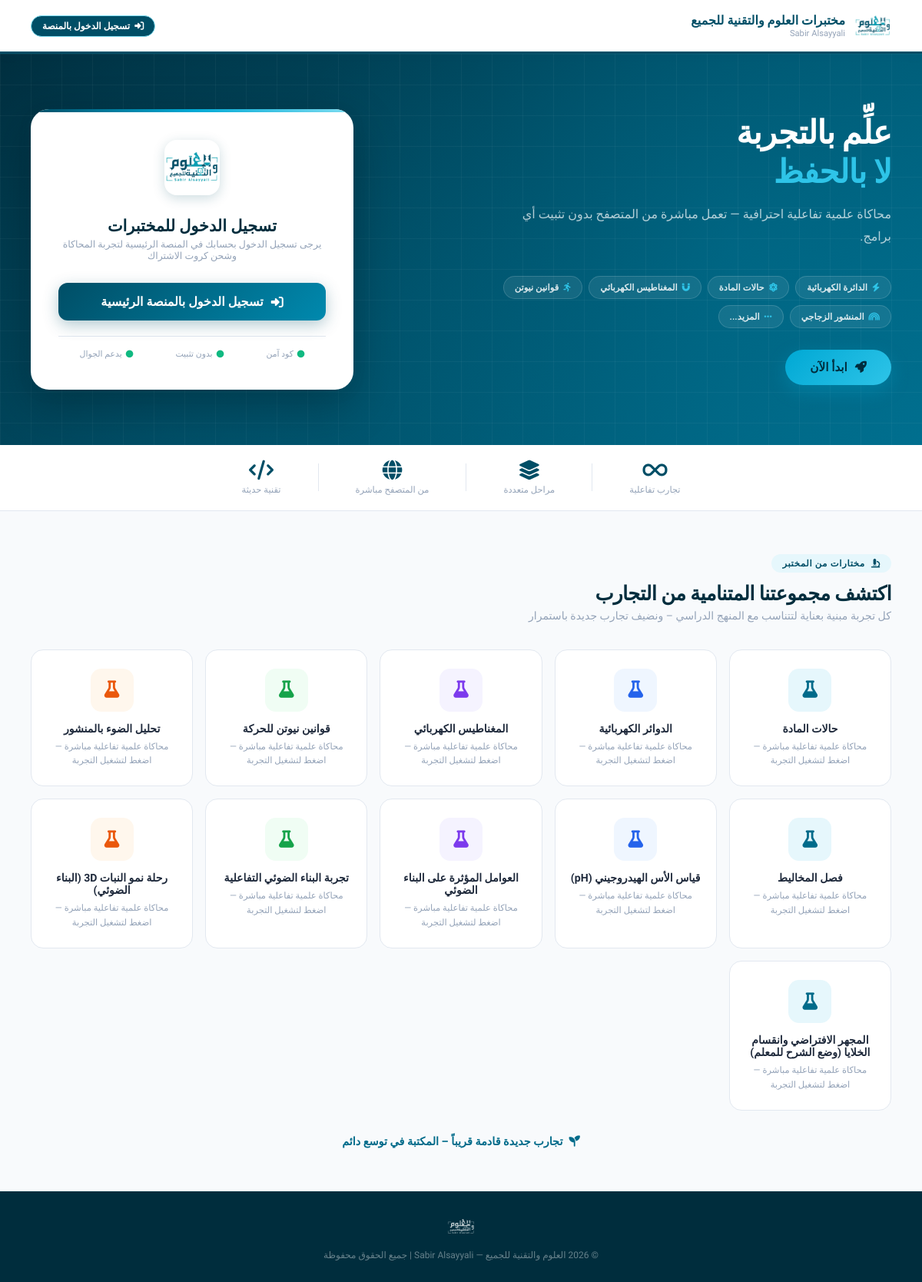
Before: / with the older database file.
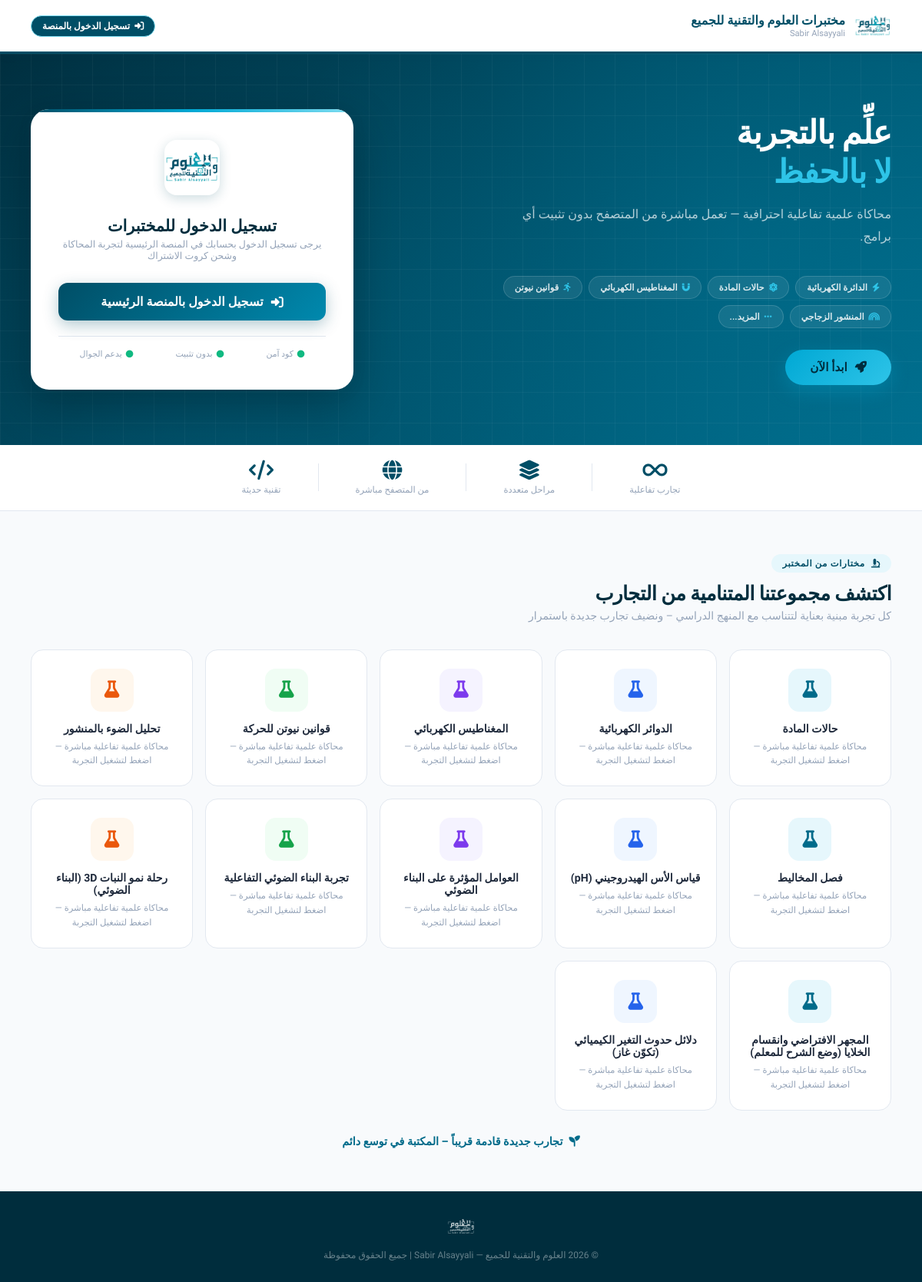
After: the same page with the newer database file.
### tables this page shows
CREATE TABLE IF NOT EXISTS `experiments` (
  `id` int(11) NOT NULL AUTO_INCREMENT,
  `code_name` varchar(50) NOT NULL,
  `title` varchar(100) NOT NULL,
  `page_url` varchar(100) NOT NULL,
  `image_url` varchar(255) DEFAULT NULL,
  `is_active` tinyint(4) DEFAULT 1 COMMENT '1=نشطة, 0=معطلة, 2=قيد التنفيذ/قريباً',
  `created_at` timestamp NOT NULL DEFAULT current_timestamp(),
  PRIMARY KEY (`id`),
  UNIQUE KEY `code_name` (`code_name`)
);

### functions.php (called while the page is built, shortened)
<?php
require_once __DIR__ . '/config.php';
function getAllExperiments($active_only = false) {
    global $conn;
    $query = "SELECT * FROM experiments";
    $query .= " ORDER BY id ASC";
    $result = mysqli_query($conn, $query);
    return $result ? $result->fetch_all(MYSQLI_ASSOC) : [];
}

### index.php (the view, shortened to what this page needs)
<?php
require_once 'config.php';
require_once 'functions.php';
$user_id = $_SESSION['user_id'] ?? $_SESSION['user']['id'] ?? null;
$user_name = $_SESSION['user_name'] ?? $_SESSION['user']['name'] ?? 'المعلم';
$user_days_left = 0;
?>
<!DOCTYPE html>
<html lang="ar" dir="rtl">
<head>
    <link rel="stylesheet" href="https://cdnjs.cloudflare.com/ajax/libs/font-awesome/6.4.0/css/all.min.css">
</head>
<body>
<header class="site-header">
    <a href="index.php" class="header-logo">
        <img src="logo2.png" alt="العلوم والتقنية للجميع">
        <div class="header-brand">
            <div class="header-brand-name"> مختبرات العلوم والتقنية للجميع </div>
            <div class="header-brand-sub">Sabir Alsayyali</div>
        </div>
    </a>
    <div style="display: flex; align-items: center; gap: 10px; flex-wrap: wrap;">
        <?php if ($user_id): ?>
            <a href="my-experiments.php" class="header-badge" style="text-decoration: none; background: #dcfce7; color: #166534; border-color: #86efac;">
                <i class="fas fa-user-check"></i>
                <span>أهلاً بك أستاذ <?=htmlspecialchars($user_name)?></span>
            </a>
            <div class="header-badge" style="background: #fef3c7; color: #92400e; border-color: #fcd34d; font-weight: 800;">
                <i class="fas fa-clock"></i>
                <span>الرصيد: <strong><?=htmlspecialchars($user_days_left)?></strong> يوم</span>
            </div>
            <a href="#rechargeSection" class="header-badge" style="text-decoration: none; background: var(--teal-800); color: white; border-color: var(--teal-700);">
                <i class="fas fa-bolt"></i>
                <span>شحن رصيد</span>
            </a>
        <?php else: ?>
            <a href="https://sabir511-platform.vercel.app/auth/login" class="header-badge" style="text-decoration: none; background: var(--teal-800); color: white;">
                <i class="fas fa-sign-in-alt"></i>
                <span>تسجيل الدخول بالمنصة</span>
            </a>
        <?php endif; ?>
    </div>
</header>
<section class="hero">
    <div class="hero-inner">
        <div class="hero-content">
            <h1 class="hero-title">
                علِّم بالتجربة<br>
                <span>لا بالحفظ</span>
            </h1>
            <p class="hero-desc">
                محاكاة علمية تفاعلية احترافية — تعمل مباشرة من المتصفح بدون تثبيت أي برامج.
            </p>
            <div class="hero-pills">
                <div class="hpill"><i class="fas fa-bolt"></i> الدائرة الكهربائية</div>
                <div class="hpill"><i class="fas fa-atom"></i> حالات المادة</div>
                <div class="hpill"><i class="fas fa-magnet"></i> المغناطيس الكهربائي</div>
                <div class="hpill"><i class="fas fa-running"></i> قوانين نيوتن</div>
                <div class="hpill"><i class="fas fa-rainbow"></i> المنشور الزجاجي</div>
                <div class="hpill"><i class="fas fa-ellipsis"></i> المزيد...</div>
            </div>
            <button type="button" class="btn-start-now" onclick="openPackagesModal()">
                <i class="fas fa-rocket"></i>
                <span>ابدأ الآن</span>
            </button>
        </div>
        <div class="login-card" id="loginSection">
            <div class="card-logo-wrap">
                <img src="logo2.png" alt="logo">
            </div>
            <div class="card-title">تسجيل الدخول للمختبرات</div>
            <div class="card-sub">يرجى تسجيل الدخول بحسابك في المنصة الرئيسية لتجربة المحاكاة وشحن كروت الاشتراك</div>
            <div style="margin-top: 24px; text-align: center;">
                <a href="https://sabir511-platform.vercel.app/auth/login" class="btn-enter" style="text-decoration: none;">
                    <i class="fas fa-sign-in-alt"></i>
                    <span>تسجيل الدخول بالمنصة الرئيسية</span>
                </a>
            </div>
            <div class="card-footer">
                <div class="cfbadge"><i class="fas fa-circle"></i> كود آمن</div>
                <div class="cfbadge"><i class="fas fa-circle"></i> بدون تثبيت</div>
                <div class="cfbadge"><i class="fas fa-circle"></i> يدعم الجوال</div>
            </div>
        </div>
    </div>
</section>
<div class="stats-strip">
    <div class="stats-inner">
        <div class="stat-item">
            <div class="stat-num"><i class="fas fa-infinity"></i></div>
            <div class="stat-lbl">تجارب تفاعلية</div>
        </div>
        <div class="stat-item">
            <div class="stat-num"><i class="fas fa-layer-group"></i></div>
            <div class="stat-lbl">مراحل متعددة</div>
        </div>
        <div class="stat-item">
            <div class="stat-num"><i class="fas fa-globe"></i></div>
            <div class="stat-lbl">من المتصفح مباشرة</div>
        </div>
        <div class="stat-item">
            <div class="stat-num"><i class="fas fa-code"></i></div>
            <div class="stat-lbl">تقنية حديثة</div>
        </div>
    </div>
</div>
<section class="experiments">
    <div class="section-tag"><i class="fas fa-microscope"></i> مختارات من المختبر</div>
    <h2 class="section-title">اكتشف مجموعتنا المتنامية من التجارب</h2>
    <p class="section-desc">كل تجربة مبنية بعناية لتتناسب مع المنهج الدراسي – ونضيف تجارب جديدة باستمرار</p>
    <?php $all_db_exps = getAllExperiments(); ?>
    <div class="exp-grid">
        <?php
        $color_classes = ['icon-teal', 'icon-blue', 'icon-purple', 'icon-green', 'icon-orange'];
        $i = 0;
        foreach ($all_db_exps as $exp):
            $color_cls = $color_classes[$i % count($color_classes)];
            $i++;
        ?>
            <div class="exp-card" style="cursor: pointer;" onclick="location.href='<?=htmlspecialchars($user_id ? $exp['page_url'] : 'https://sabir511-platform.vercel.app/auth/login')?>'">
                <div class="exp-icon <?=$color_cls?>">
                    <?php if (!empty($exp['image_url'])): ?>
                        <img src="<?=htmlspecialchars($exp['image_url'])?>" alt="<?=htmlspecialchars($exp['title'])?>" style="width:100%; height:100%; object-fit:cover; border-radius:12px;">
                    <?php else: ?>
                        <i class="fas fa-flask"></i>
                    <?php endif; ?>
                </div>
                <div class="exp-name"><?=htmlspecialchars($exp['title'])?></div>
                <div class="exp-desc">محاكاة علمية تفاعلية مباشرة — اضغط لتشغيل التجربة</div>
            </div>
        <?php endforeach; ?>
    </div>
    <div class="expand-note">
        <i class="fas fa-seedling"></i> تجارب جديدة قادمة قريباً – المكتبة في توسع دائم
    </div>
</section>
<footer class="site-footer">
    <div class="footer-logo">
        <img src="logo2.png" alt="logo">
    </div>
    <div class="footer-text">© 2026 العلوم والتقنية للجميع — Sabir Alsayyali | جميع الحقوق محفوظة</div>
</footer>
</body>
</html>

Changed rows visible on the page:
added experiments: title "دلائل حدوث التغير الكيميائي (تكوّن غاز)"
